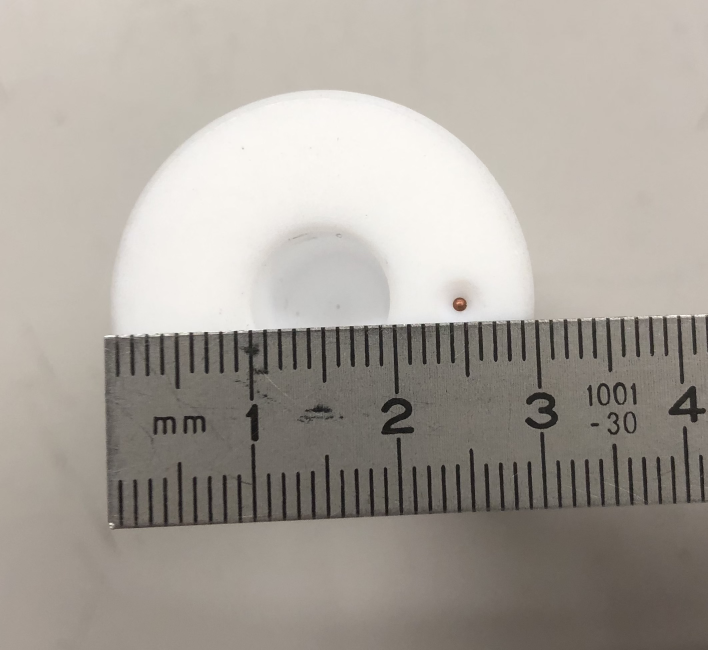
#> input picture python/notebooks/cbct_sample.jpg, 2122 x 1950 px (shown at 1/3 size)
$ python -i gammafilter.py   (imports and definitions only)
#> lines starting #> are read from the running program, lines starting #| are printed output that depends on the picture
# *****************************************************************************
# NICOS, the Networked Instrument Control System of the MLZ
# Copyright (c) 2009-2024 by the NICOS contributors (see AUTHORS)
#
# This program is free software; you can redistribute it and/or modify it under
# the terms of the GNU General Public License as published by the Free Software
# Foundation; either version 2 of the License, or (at your option) any later
# version.
#
# This program is distributed in the hope that it will be useful, but WITHOUT
# ANY WARRANTY; without even the implied warranty of MERCHANTABILITY or FITNESS
# FOR A PARTICULAR PURPOSE.  See the GNU General Public License for more
# details.
#
# You should have received a copy of the GNU General Public License along with
# this program; if not, write to the Free Software Foundation, Inc.,
# 59 Temple Place, Suite 330, Boston, MA  02111-1307  USA
#
# Module authors:
#   Tobias Neuwirth <tobias.neuwirth@frm2.tum.de>
#
# *****************************************************************************

from math import exp, pi

import cv2
import numpy as np
from scipy import ndimage, signal


def LaplacianOfGaussian(n, sigma):
    """Laplacian of Gaussian.

    :param N: kernel size.
    :type N: :class:'int'
    :param sigma: width
    :type sigma: :class:'float'
    """
#> called with n = 9, sigma = 0.8
    if np.mod(n, 2) == 0:
        n = n + 1
    n2 = n // 2
    g = np.zeros([n, n])
    log = np.zeros([n, n])
    sigma = float(sigma)
    for i in np.arange(-n2, n2 + 1):
        for j in np.arange(-n2, n2 + 1):
            g[i + n2, j + n2] = exp(-(i * i + j * j) / (2.0 * sigma * sigma))
    sumg = np.sum(g)
    for i in np.arange(-n2, n2 + 1):
        for j in np.arange(-n2, n2 + 1):
            log[i + n2, j + n2] = (
                (i * i + j * j - 2 * sigma * sigma)
                * g[i + n2, j + n2]
                / (2.0 * pi * pow(sigma, 6) * sumg)
            )
    return log


def scharr_filter(img):
    """
    Analysis function for sharpness of an given numpy array.

    First generates a scharr-filter for the x and y direction. Afterwards
    it perfroms a convolution of the scharr with the array and calculates
    the mean value of the absolute.
    Input: region (numpy array)
    Output: sharpness (scalar)
    """
    if img.min() == img.max():
        return 0
    scharr = np.array(
        [
            [-3 - 3j, 0 - 10j, 3 - 3j],
            [-10 + 0j, 0 + 0j, 10 + 0j],
            [-3 + 3j, 0 + 10j, 3 + 3j],
        ]
    )
    grad = signal.convolve2d(img, scharr, boundary="symm", mode="same")
    sharpness = np.mean(np.absolute(grad))
    return sharpness


def gam_rem_adp_log(img, thr3=25, thr5=100, thr7=400, sig_log=0.8):
    f_log = -LaplacianOfGaussian(9, sig_log)  # create kernel of LOG filter

    img_log = cv2.filter2D(img, -1, cv2.flip(f_log, -1), borderType=cv2.BORDER_CONSTANT)
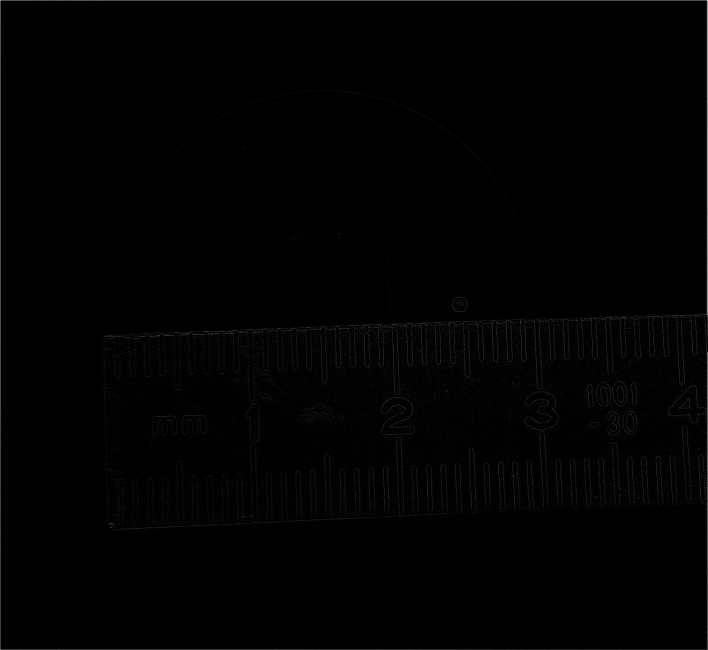
#> img_log: shape (1950, 2122) (shown at 1/3 size); min 0, max 31, mean 0.2; drawn with min black and max white
    # median the LOG edge enhanced image, 3 by 3 is good enough
    img_logm3 = cv2.medianBlur(img_log, 3)
    # substitute only those pixels whose values are greater than adaptive
    # threshold, which is set to median(log(img))+thr, where thr is a
    # predetermined constant chosed to be best fitted for specific noise
    # charateristics by user.
    # Adaptive filter size:
    # "Opening" operator:
    imgthr3 = np.greater(img_log, img_logm3 + thr3)
#> imgthr3: shape (1950, 2122) bool; every value is 0
    imgthr5 = np.greater(img_log, img_logm3 + thr5)
    imgthr7 = np.greater(img_log, img_logm3 + thr7)

    # we found that some of the edge pixels are not removed. so we dilate the
    # map7
    s = np.ones([3, 3])
    imgthr7 = ndimage.binary_dilation(imgthr7, s)

    # clean the border of map5 and map7, otherwise there might be out of range
    # error when doing the replacement
    imgthr7[:3, :] = False
    imgthr7[:, :3] = False
    imgthr7[:, -3:] = False
    imgthr7[-3:, :] = False

    imgthr5[:2, :] = False
    imgthr5[:, :2] = False
    imgthr5[:, -2:] = False
    imgthr5[-2:, :] = False

    img_adp = np.copy(img)
    # 3 by 3 median filtering, as substitution image
    imgm3 = cv2.medianBlur(img, 3)

    imgm5 = cv2.medianBlur(img, 5)
    # opencv medianBlur only support 8-bit images for kernels > 5
    # https://docs.opencv.org/4.5.2/d4/d86/group__imgproc__filter.html#ga564869aa33e58769b4469101aac458f9
    mi = img.min()
#> mi = 0
    ma = img.max()
#> ma = 255
    imgm7 = (cv2.medianBlur((255 * (img - mi) / (ma - mi)).astype(np.uint8), 7).astype(np.float32))*(ma - mi) / 255 + mi
#> imgm7: shape (1950, 2122) float32; every value is 0

    thr3list = np.nonzero(imgthr3)
#> thr3list = (empty array, empty array)
    img_adp[thr3list] = imgm3[thr3list]

    thr5list = np.nonzero(imgthr5)
#> thr5list = (empty array, empty array)
    img_adp[thr5list] = imgm5[thr5list]

    thr7list = np.nonzero(imgthr7)
#> thr7list = (empty array, empty array)
    img_adp[thr7list] = imgm7[thr7list]

    return img_adp

>>> import cv2
>>> picture = cv2.imread('../notebooks/cbct_sample.jpg', cv2.IMREAD_GRAYSCALE)
>>> result = gam_rem_adp_log(picture)
